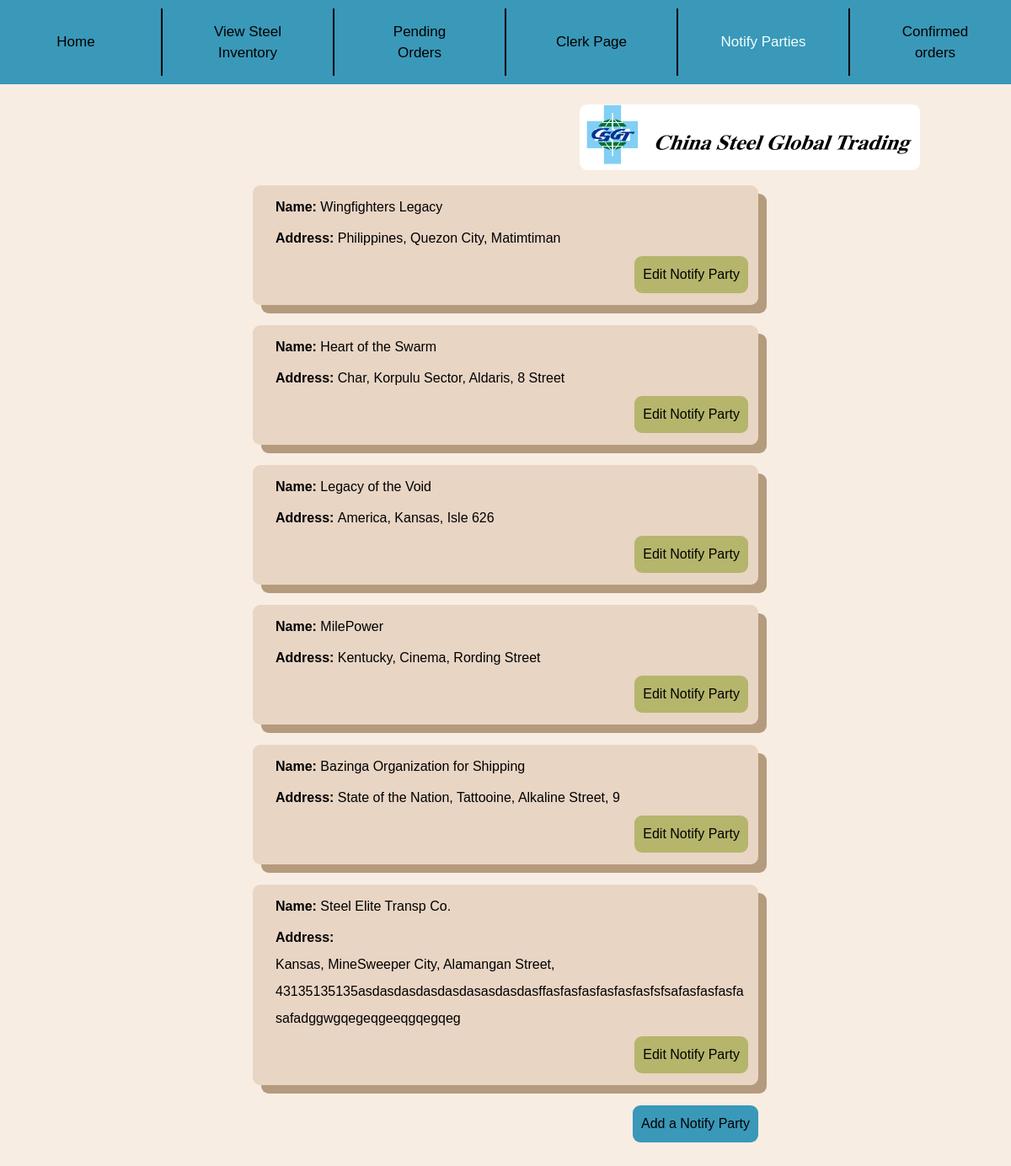
Page /NotifyParties on the earlier database version.
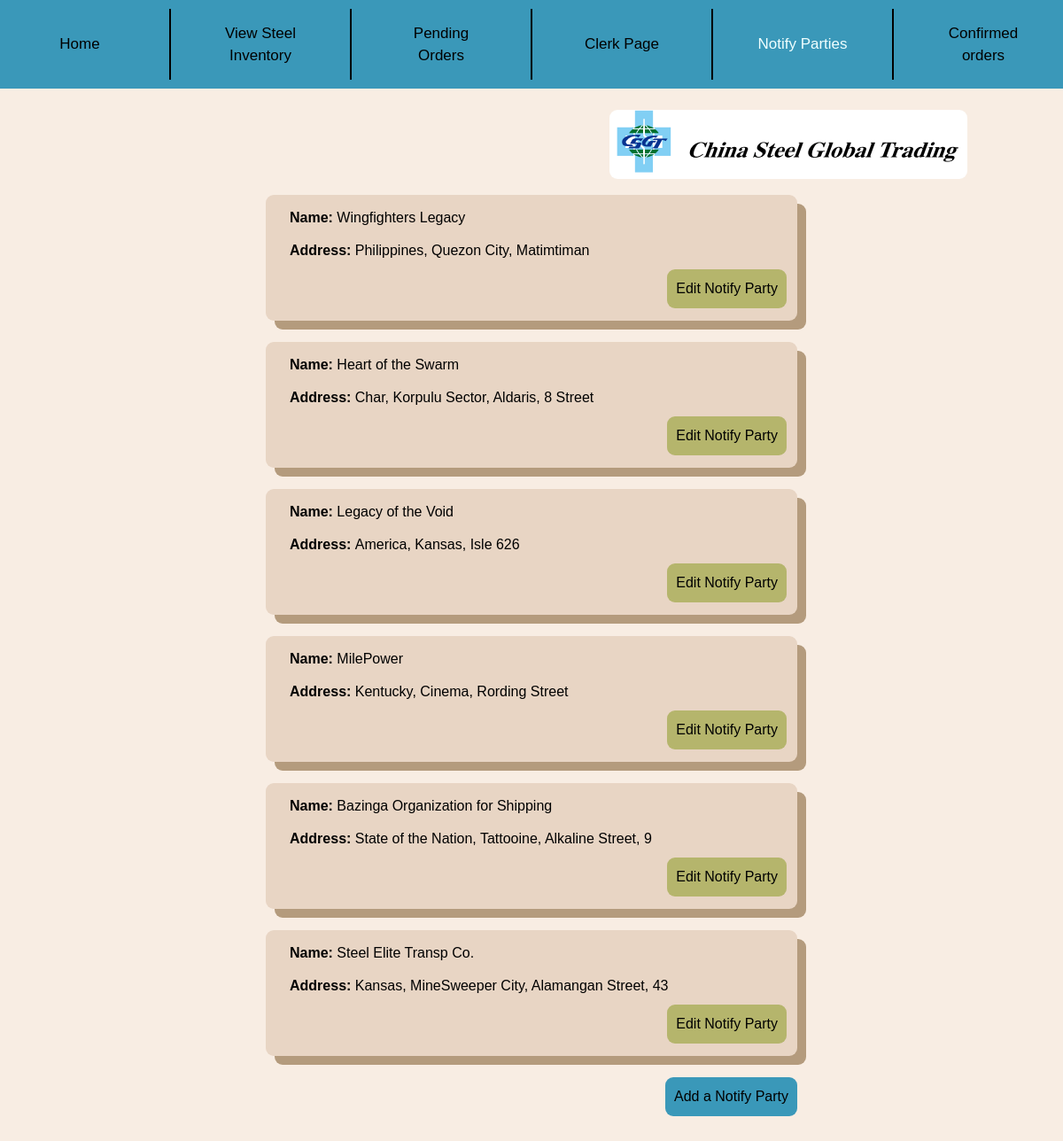
Same page on the later database version.
### Inventory/models.py (models this page shows, shortened)
class NotifyParty(models.Model):
    Name = models.CharField(max_length=50, unique=True)
    Street = models.CharField(max_length=100)
    City = models.CharField(max_length=100)
    State = models.CharField(max_length=100)
    Address = models.CharField(max_length=300)
    objects = models.Manager()

### Inventory/views.py (the view)
# urls.py: path('NotifyParties', views.showNotify, name='shownotify'),
def showNotify(request):
    condition = True
    parties = NotifyParty.objects.all()
    many = len(parties) > 0
    return render(request, 'Inventory/notifyparties.html',{
        'C' : condition,
        'P' : parties,
        'many' : many
    })

### Inventory/templates/Inventory/notifyparties.html (shortened to what this page needs)
{% extends 'Inventory/base.html' %}
{% load static %}
    {% block content %}
    <br><br>
        {% if many == True %}
            {% for p in P %}
                <div class="container" style="position: relative; max-width: 100%;">
                    <span class="bodytext"><b>Name:</b> {{p.Name}}</span> <br>
                    <span class="bodytext" style="max-width: 100%; display: flex; flex-wrap: wrap; word-break: break-word;"><b>Address:&nbsp;</b> {{p.Address}} </span>
                    <a class="Button" href="{% url 'editnotify' pk=p.pk %}" style="position: absolute; right:1vw;"> Edit Notify Party </a>
                    <br><br>
                </div><br>
            {% endfor %}
            <a class="Button" id="B1" href="{% url 'addnotify' %}" style="float: right; margin-right: 25vw; margin-bottom: 4vh; position: relative;"> Add a Notify Party </a>
            <br><br>
        {% else %}
            <div class="container">
                <span class="bodytext">You have no Notify parties yet! Click the button below to add!</span> <br><br>
                <a class="Button" id="B1" href="{% url 'addnotify' %}"> Add a Notify Party </a>
            </div>
        {% endif %}
    {% endblock %}

Differences in the rows shown:
changed NotifyParty "Steel Elite Transp Co.": Address "Kansas, MineSweeper City, Alamangan Street, 43135135135asdasdasdasdasdasasdasdasffasfasfasfasfasfasfsfsafasfasfasfasafadggwgqegeqgeeqgqegqeg" → "Kansas, MineSweeper City, Alamangan Street, 43"
